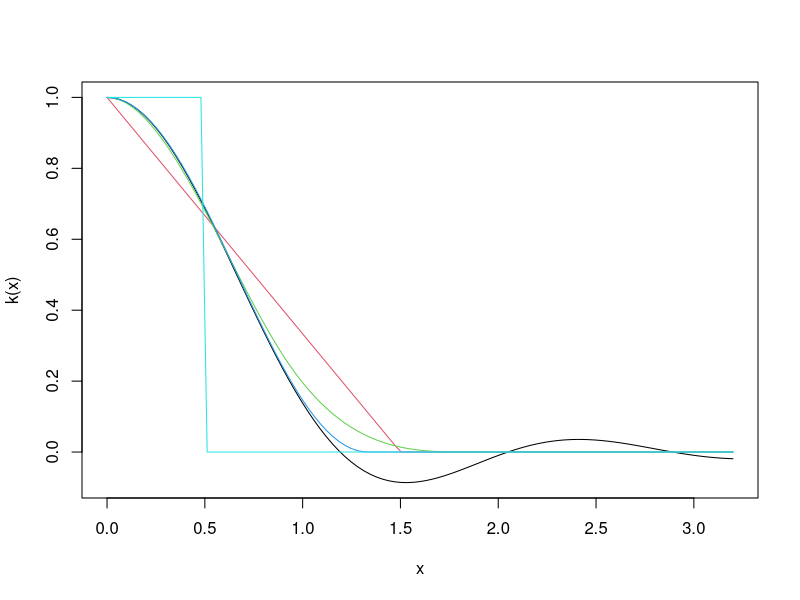

Here is the R script that generated this plot:
library(sandwich)


### Name: kweights
### Title: Kernel Weights
### Aliases: kweights
### Keywords: regression ts

### ** Examples

curve(kweights(x, kernel = "Quadratic", normalize = TRUE),
      from = 0, to = 3.2, xlab = "x", ylab = "k(x)")
curve(kweights(x, kernel = "Bartlett", normalize = TRUE),
      from = 0, to = 3.2, col = 2, add = TRUE)
curve(kweights(x, kernel = "Parzen", normalize = TRUE),
      from = 0, to = 3.2, col = 3, add = TRUE)
curve(kweights(x, kernel = "Tukey", normalize = TRUE),
      from = 0, to = 3.2, col = 4, add = TRUE)
curve(kweights(x, kernel = "Truncated", normalize = TRUE),
      from = 0, to = 3.2, col = 5, add = TRUE)
